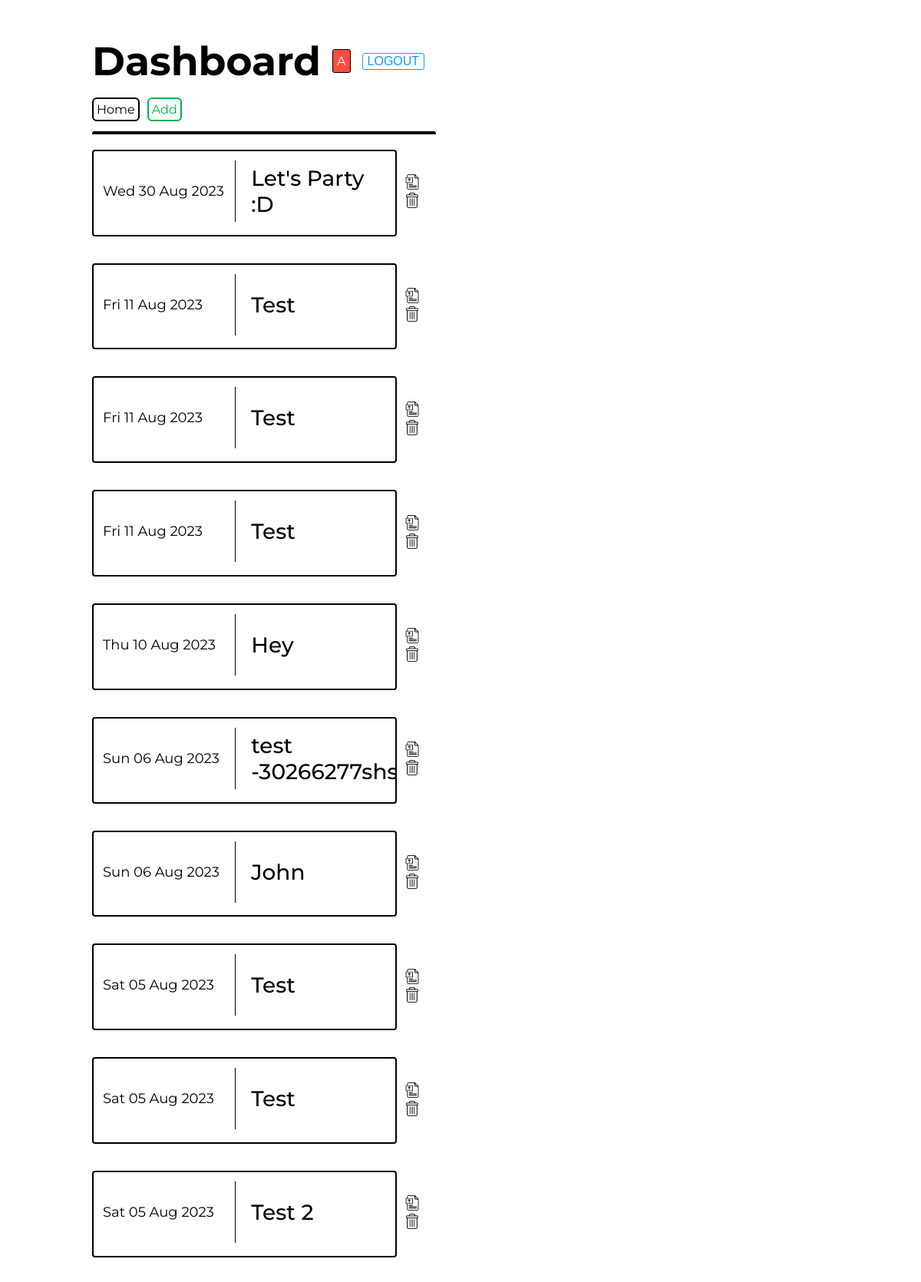
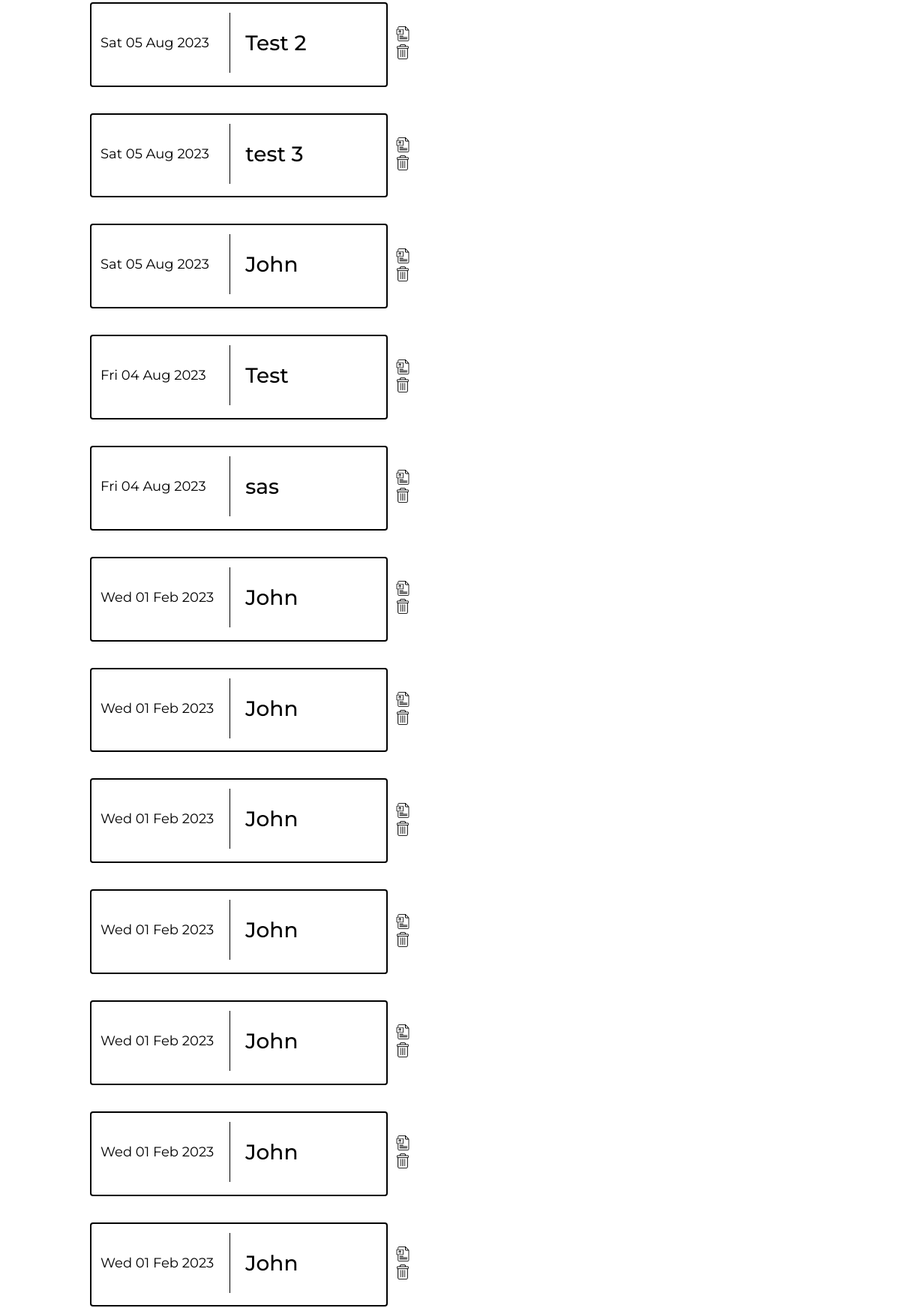
/dashboard (upper part), run on the app's committed database (2 pictures, top to bottom).
### helpers/db_manager.py (models this page shows)
    class Event(db.Model):
        id =  db.Column(db.Integer, primary_key=True)
        date = db.Column(db.String)
        title = db.Column(db.String)

### app.py (the view)
@app.route("/dashboard")
def admin_dashboard():
    try:
        event_records = db_manager.get_events(db, event_table)
    except Exception as e:
        app.logger.error("failed to retrieve event records: %s", e)
    return render_template("dashboard.html", events=event_records)

### helpers/db_manager.py (called while the page is built)
def get_events(db, event_table) -> list:
    event_records = db.session.execute(db.select(event_table).order_by(event_table.id)).scalars().all()
    return sort_fmt_event_records(event_records)

def get_date(obj):
    return datetime.strptime(obj.date, '%Y-%m-%d')

def fmt_event_records(events):
    for event in events:
        if event.date != "":
            event_date = datetime.strptime(event.date, '%Y-%m-%d')
            event.date = event_date.strftime("%a %d %b %Y")
    return events

def sort_fmt_event_records(events):
    sorted_asc_list = sorted(events, key=get_date, reverse=True)
    return fmt_event_records(sorted_asc_list)

### templates/dashboard.html (shortened to what this page needs)
{%extends "base.html"%}
{%block page_title%}Dashboard{%endblock%}
{%block content%}
    <div class="crud-ops">
        <a class="events-link"href="/">Home</a>
        <a href="/add-event" class="add">
            Add
        </a>
    </div>
    <div class="dashboard-events-holder">
        {%for event in events%}
            <div class="event-ext">
                <div class="dashboard-event">
                    <div class="dashboard-event-content">
                        <div class="date">
                            <p>{{event.date}}</p>
                        </div>
                        <div class="title">
                            <h1>{{event.title}}</h1>
                        </div>
                    </div>
                </div>
                <div class="dashboard-event-options">
                    <a href="/update-event/{{event.id}}"><img class="update-img" src="{{url_for('static', filename='imgs/file.png')}}" width="20"></a>
                    <a href="/delete-event/{{event.id}}"><img class="delete-img" src="{{url_for('static', filename='imgs/delete.png')}}" width="20"></a>
                </div>
            </div>
        {%endfor%}
    </div>
{%endblock%}

### templates/base.html (shortened to what this page needs)
<!DOCTYPE html>
<html>
    <head>
        <link rel="stylesheet" href="{{url_for('static', filename='css/events.css')}}">
        <link rel="stylesheet" href="{{url_for('static', filename='css/base.css')}}">
        <link rel="stylesheet" href="{{url_for('static', filename='css/messages.css')}}">
        <link rel="stylesheet" href="{{url_for('static', filename='css/forms.css')}}">
    </head>
    <body>
        <div class="page-content">
            <div class="page-title">
                <h1>{%block page_title%}{%endblock%}</h1>
                <div class="title-badge">
                    <p>A</p>
                </div>
                <button>LOGOUT</button>
            </div>
            {% block content %}
            {% endblock %}
        </div>
    </body>
</html>

### static/css/events.css (style rules this page uses)
.events-link { color: #000; text-decoration: none; }
.dashboard-events-holder, .events-holder { border-radius: 3px; width: 28rem; padding: 20px 0px 20px 0px; overflow-y: scroll; height: 70vh; display: flex; flex-direction: column; gap: 35px; border-top: 4px solid #000; border-bottom: 4px solid #000; margin-top: 10px; margin-bottom: 10px; }
.event, .dashboard-event, .delete-event { border: 2px solid #000; border-radius: 4px; width: 25rem; min-height: 5.3rem; overflow: auto; padding: 12px; }
.event-content, .dashboard-event-content, .delete-event-content { display: flex; align-items: center; gap: 20px; flex-wrap: wrap; }
.delete-event-content .date, .dashboard-event-content .date, .event-content .date { font-size: 18px; font-weight: 400; border-right: 1px solid #000; height: 5rem; display: flex; justify-content: center; flex-direction: column; flex: 2; }
.dashboard-event-content p, .delete-event-content p { font-size: 18px; font-weight: 400; }
.delete-event-content .title h1, .dashboard-event-content .title h1, .event-content .title h1 { font-size: 28px; font-weight: 500; }
.delete-event-content .title, .dashboard-event-content .title, .event-content .title { flex: 1; min-width: 11rem; }
.dashboard-event-content h1, .delete-event-content h1 { font-size: 28px; font-weight: 500; }
.event-ext { display: flex; align-items: center; gap: 10px; }

### static/css/base.css (style rules this page uses)
body { padding: 0px; margin: 0px; box-sizing: border-box; font-family: 'Montserrat', sans-serif; }
p, h1 { margin: 0px; }
.page-content { width: 80%; margin: auto; }
.page-title h1 { font-size: 52px; }
.page-title { display: flex; align-items: center; gap: 15px; margin: 3rem 0rem 1rem 0rem }
.page-title button { background-color: #FFFFFF; border-radius: 3px; color: #129BFF; border-color: #129BFF; border-width: 1px; border-style: solid; font-size: 16px; }
.title-badge { background-color: #FF4C41; border-radius: 3px; border: 1px solid #000; color: #FFFFFF; padding: 5px; }
.crud-ops a { border: 2px solid #000; border-radius: 6px; padding: 4px; }
.crud-ops .add { text-decoration: none; border-color: #00B252; color: #00B252; }
.crud-ops { display: flex; gap: 10px; margin-bottom: 0.8rem; }

### data on the page
Event: date "Wed 30 Aug 2023", title "Let's Party :D"
Event: date "Fri 11 Aug 2023", title "Test"
Event: date "Fri 11 Aug 2023", title "Test"
Event: date "Fri 11 Aug 2023", title "Test"
Event: date "Thu 10 Aug 2023", title "Hey"
Event: date "Sun 06 Aug 2023", title "test…"
Event: date "Sun 06 Aug 2023", title "John"
Event: date "Sat 05 Aug 2023", title "Test"
Event: date "Sat 05 Aug 2023", title "Test"
Event: date "Sat 05 Aug 2023", title "Test 2"
Event: date "Sat 05 Aug 2023", title "Test 2"
Event: date "Sat 05 Aug 2023", title "test 3"
Event: date "Sat 05 Aug 2023", title "John"
Event: date "Fri 04 Aug 2023", title "Test"
Event: date "Fri 04 Aug 2023", title "sas"
Event: date "Wed 01 Feb 2023", title "John"
Event: date "Wed 01 Feb 2023", title "John"
Event: date "Wed 01 Feb 2023", title "John"
Event: date "Wed 01 Feb 2023", title "John"
Event: date "Wed 01 Feb 2023", title "John"
Event: date "Wed 01 Feb 2023", title "John"
Event: date "Wed 01 Feb 2023", title "John"
